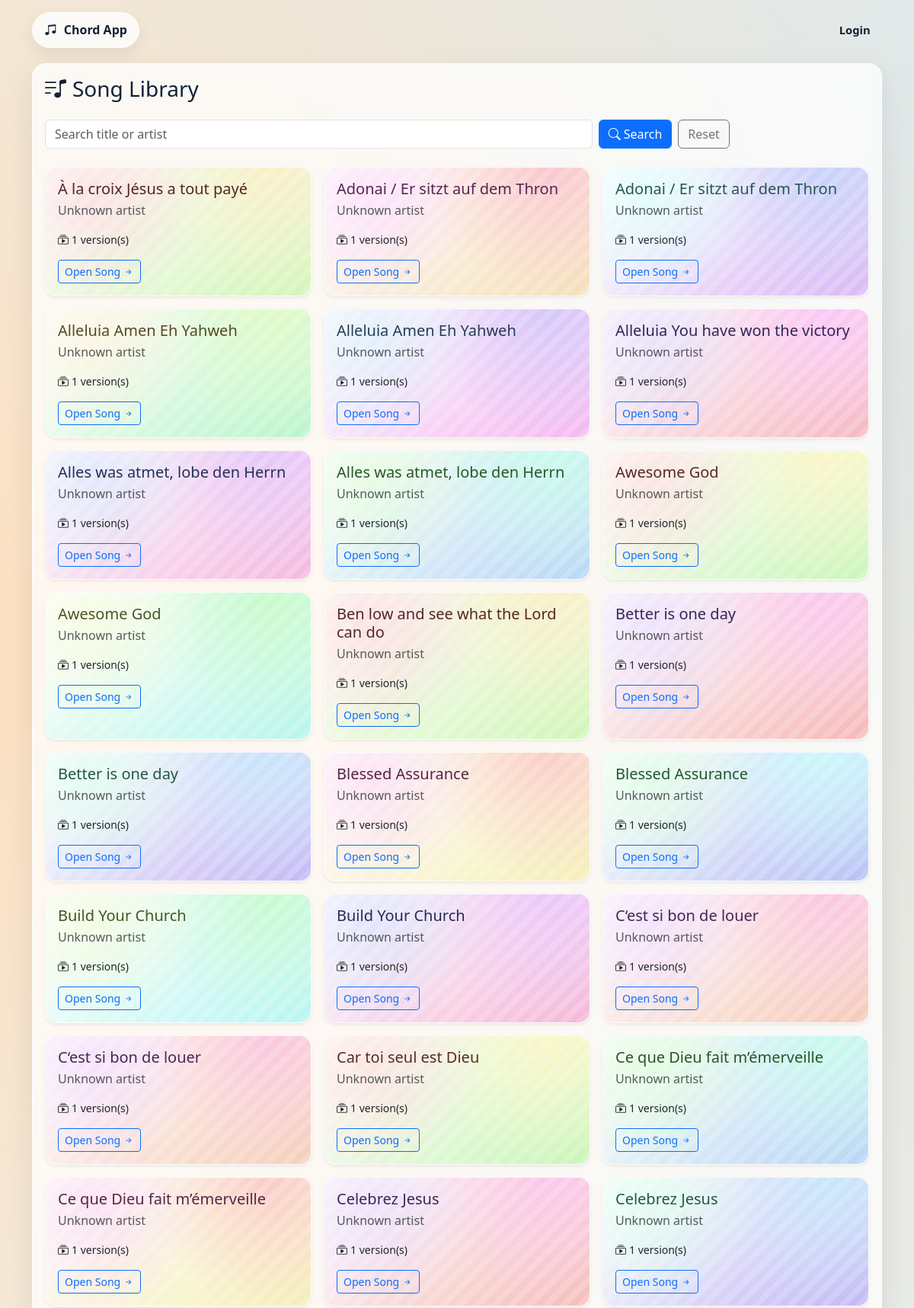
The page / (upper part) on the database its author committed.
### tables this page shows
CREATE TABLE IF NOT EXISTS songs (
    id INT UNSIGNED AUTO_INCREMENT PRIMARY KEY,
    title VARCHAR(255) NOT NULL,
    artist VARCHAR(255) DEFAULT '',
    audio_url VARCHAR(500) DEFAULT '',
    song_key VARCHAR(50) DEFAULT '',
    tuning VARCHAR(100) DEFAULT 'Standard (E A D G B E)',
    difficulty VARCHAR(50) DEFAULT 'Novice',
    rating_value DECIMAL(3,2) DEFAULT 0,
    rating_votes INT UNSIGNED DEFAULT 0,
    created_at TIMESTAMP DEFAULT CURRENT_TIMESTAMP,
    updated_at TIMESTAMP NULL DEFAULT NULL ON UPDATE CURRENT_TIMESTAMP
);

### includes/helpers.php (called while the page is built, shortened)
<?php
function translations(): array
{
    static $map = null;
    if (is_array($map)) {
        return $map;
    }
    $map = require __DIR__ . '/i18n.php';
    return $map;
}
function is_supported_language(string $lang): bool
{
    return isset(SUPPORTED_LANGUAGES[$lang]);
}
function current_language(): string
{
    $lang = $_SESSION['lang'] ?? APP_DEFAULT_LANGUAGE;
    return is_supported_language((string) $lang) ? (string) $lang : APP_DEFAULT_LANGUAGE;
}
function t(string $key, array $replace = []): string
{
    $map = translations();
    $lang = current_language();
    $line = $map[$lang][$key] ?? $map[APP_DEFAULT_LANGUAGE][$key] ?? $key;
    foreach ($replace as $placeholder => $value) {
        $line = str_replace('{' . $placeholder . '}', (string) $value, $line);
    }
    return $line;
}
function e(?string $value): string
{
    return htmlspecialchars((string) $value, ENT_QUOTES, 'UTF-8');
}
function url(string $path = ''): string
{
    return rtrim(BASE_URL, '/') . '/' . ltrim($path, '/');
}
function song_theme_vars(string $seed): string
{
    $hash = hash('sha256', $seed);
    $base = hexdec(substr($hash, 0, 8));
    $h1 = $base % 360;
    $h2 = ($h1 + 48) % 360;
    $h3 = ($h1 + 96) % 360;
    return '--song-a:hsl(' . $h1 . ' 78% 92%);'
        . '--song-b:hsl(' . $h2 . ' 84% 88%);'
        . '--song-c:hsl(' . $h3 . ' 76% 84%);'
        . '--song-ink:hsl(' . $h1 . ' 40% 24%);';
}

### includes/auth.php (called while the page is built, shortened)
<?php
require_once __DIR__ . '/db.php';
require_once __DIR__ . '/helpers.php';
function is_admin_logged_in(): bool
{
    return !empty($_SESSION[ADMIN_SESSION_KEY]);
}
function current_admin(): ?array
{
    if (!is_admin_logged_in()) {
        return null;
    }
    $hasLang = admins_has_language_column();
    $hasUserId = admins_has_user_id_column();
    $sql = 'SELECT id, username'
        . ($hasLang ? ', language' : '')
        . ($hasUserId ? ', user_id' : '')
        . ' FROM admins WHERE id = ? LIMIT 1';
    $stmt = db()->prepare($sql);
    $stmt->execute([$_SESSION[ADMIN_SESSION_KEY]]);
    $admin = $stmt->fetch();
    return $admin ?: null;
}

### includes/user_auth.php (called while the page is built, shortened)
<?php
require_once __DIR__ . '/db.php';
require_once __DIR__ . '/helpers.php';
function is_user_logged_in(): bool
{
    return !empty($_SESSION[USER_SESSION_KEY]);
}

### includes/db.php (called while the page is built, shortened)
<?php
function db(): PDO
{
    $dsn = 'mysql:host=' . DB_HOST . ';port=' . DB_PORT . ';dbname=' . DB_NAME . ';charset=utf8mb4';
    $pdo = new PDO($dsn, DB_USER, DB_PASS, [
        PDO::ATTR_ERRMODE => PDO::ERRMODE_EXCEPTION,
        PDO::ATTR_DEFAULT_FETCH_MODE => PDO::FETCH_ASSOC,
    ]);
    return $pdo;
}

### public/index.php (the view, shortened to what this page needs)
<?php
require_once __DIR__ . '/../includes/user_auth.php';
require_once __DIR__ . '/../includes/auth.php';
$search = trim((string) ($_GET['q'] ?? ''));
$sql = 'SELECT s.id, s.title, s.artist, COUNT(v.id) AS version_count
        FROM songs s
        LEFT JOIN chord_versions v ON v.song_id = s.id
        WHERE (? = "" OR s.title LIKE ? OR s.artist LIKE ?)
        GROUP BY s.id
        ORDER BY s.title ASC';
$like = '%' . $search . '%';
$stmt = db()->prepare($sql);
$stmt->execute([$search, $like, $like]);
$songs = $stmt->fetchAll();
require_once __DIR__ . '/../includes/layout_top.php';
?>
<div class="d-flex align-items-center justify-content-between mb-4">
    <h1 class="h3 mb-0"><i class="bi bi-music-note-list me-2"></i><?= e(t('song_library')) ?></h1>
</div>
<form method="get" class="row g-2 mb-4">
    <div class="col-md-8">
        <input type="text" class="form-control" name="q" placeholder="<?= e(t('search_title_artist')) ?>" value="<?= e($search) ?>">
    </div>
    <div class="col-md-4 d-grid d-md-flex gap-2">
        <button class="btn btn-primary" type="submit"><i class="bi bi-search me-1"></i><?= e(t('search')) ?></button>
        <a class="btn btn-outline-secondary" href="<?= e(url('public/index.php')) ?>"><?= e(t('reset')) ?></a>
    </div>
</form>
<?php if (!$songs): ?>
    <div class="alert alert-info"><?= e(t('no_songs_yet')) ?></div>
<?php else: ?>
    <div class="row g-3">
        <?php foreach ($songs as $song): ?>
            <div class="col-md-6 col-lg-4">
                <div class="card song-card song-theme h-100 border-0 shadow-sm" style="<?= e(song_theme_vars((string) $song['id'] . '|' . (string) $song['title'])) ?>">
                    <div class="card-body">
                        <h2 class="h5 mb-1"><?= e($song['title']) ?></h2>
                        <p class="text-muted mb-3"><?= e($song['artist'] ?: t('unknown_artist')) ?></p>
                        <p class="small mb-3"><i class="bi bi-collection-play me-1"></i><?= e(t('version_count', ['count' => (string) ((int) $song['version_count'])])) ?></p>
                        <a class="btn btn-sm btn-outline-primary" href="<?= e(url('public/song.php?id=' . (int) $song['id'])) ?>">
                            <?= e(t('open_song')) ?> <i class="bi bi-arrow-right-short"></i>
                        </a>
                    </div>
                </div>
            </div>
        <?php endforeach; ?>
    </div>
<?php endif; ?>
<?php require_once __DIR__ . '/../includes/layout_bottom.php'; ?>

### includes/layout_top.php (shortened to what this page needs)
<?php
require_once __DIR__ . '/helpers.php';
require_once __DIR__ . '/auth.php';
require_once __DIR__ . '/user_auth.php';
$admin = current_admin();
$isAdminLoggedIn = $admin !== null;
$isUserLoggedIn = is_user_logged_in();
$path = (string) ($_SERVER['SCRIPT_NAME'] ?? '');
function nav_active(string $needle, string $path): string
{
    return str_contains($path, $needle) ? 'is-active' : '';
}
?>
<!doctype html>
<html lang="<?= e(current_language()) ?>">
<head>
    <link href="https://cdn.jsdelivr.net/npm/bootstrap@5.3.3/dist/css/bootstrap.min.css" rel="stylesheet">
    <link href="https://cdn.jsdelivr.net/npm/bootstrap-icons@1.11.3/font/bootstrap-icons.min.css" rel="stylesheet">
    <link href="<?= e(url('public/assets/css/app.css')) ?>" rel="stylesheet">
</head>
<body>
<header class="top-shell">
    <div class="container top-shell-inner">
        <a class="brand-pill" href="<?= e(url($isAdminLoggedIn ? 'admin/dashboard.php' : ($isUserLoggedIn ? 'public/index.php' : 'public/index.php'))) ?>">
            <i class="bi bi-music-note-beamed"></i>
            <span><?= e(APP_NAME) ?></span>
        </a>
        <nav class="desktop-nav">
            <?php if ($isAdminLoggedIn): ?>
                <a class="nav-pill <?= nav_active('/admin/dashboard.php', $path) ?>" href="<?= e(url('admin/dashboard.php')) ?>"><?= e(t('dashboard')) ?></a>
                <a class="nav-pill <?= nav_active('/admin/songs.php', $path) ?>" href="<?= e(url('admin/songs.php')) ?>"><?= e(t('manage_songs')) ?></a>
                <a class="nav-pill <?= nav_active('/admin/users.php', $path) ?>" href="<?= e(url('admin/users.php')) ?>"><?= e(t('manage_users')) ?></a>
                <a class="nav-pill <?= nav_active('/admin/profile.php', $path) ?>" href="<?= e(url('admin/profile.php')) ?>"><?= e(t('profile')) ?></a>
                <a class="nav-pill" href="<?= e(url('admin/logout.php')) ?>"><?= e(t('logout')) ?></a>
            <?php else: ?>
                <?php if (!str_contains($path, '/public/index.php')): ?>
                    <a class="nav-pill <?= nav_active('/public/login.php', $path) ?>" href="<?= e(url('public/login.php')) ?>"><?= e(t('login')) ?></a>
                <?php endif; ?>
            <?php endif; ?>
        </nav>
    </div>
</header>
<main class="py-4 main-shell">
    <div class="container">
        <div class="app-panel">

### includes/layout_bottom.php (shortened to what this page needs)
        </div>
    </div>
</main>
</body>
</html>

### public/assets/css/app.css (style rules this page uses)
:root { --bg-top: #fff2e0; --bg-bottom: #d9f1ff; --panel: #ffffff; --ink: #122136; --muted: #5f6b7d; --line: #d8e1ec; --accent: #f05d23; --accent-2: #0f80f7; }
body { min-height: 100vh; color: var(--ink); overflow-x: hidden; background: radial-gradient(circle at 15% 15%, #ffe0be 0%, transparent 35%), radial-gradient(circle at 85% 10%, #cae9ff 0%, transparent 38%), linear-gradient(160deg, var(--bg-top), var(--bg-bottom)); }
.top-shell { padding: 1rem 0; }
.top-shell-inner { display: flex; align-items: center; justify-content: space-between; gap: 1rem; }
.brand-pill { text-decoration: none; color: var(--ink); font-weight: 700; display: inline-flex; align-items: center; gap: 0.6rem; padding: 0.65rem 0.95rem; border-radius: 999px; background: rgba(255, 255, 255, 0.8); border: 1px solid #ffffff; box-shadow: 0 8px 22px rgba(18, 33, 54, 0.08); }
.desktop-nav { display: flex; align-items: center; gap: 0.55rem; }
.nav-pill { text-decoration: none; color: var(--ink); font-size: 0.92rem; font-weight: 600; padding: 0.52rem 0.9rem; border-radius: 999px; border: 1px solid transparent; transition: all 0.15s ease; }
.main-shell { padding-top: 0.25rem !important; padding-bottom: calc(6.5rem + env(safe-area-inset-bottom, 0px)) !important; }
.app-panel { background: rgba(255, 255, 255, 0.74); backdrop-filter: blur(8px); border: 1px solid #ffffff; border-radius: 1.1rem; padding: 1rem; box-shadow: 0 14px 36px rgba(18, 33, 54, 0.09); }
.song-card { border-radius: 0.95rem; transition: transform 0.15s ease, box-shadow 0.15s ease; }
.song-theme { position: relative; overflow: hidden; border: 1px solid rgba(255, 255, 255, 0.85) !important; background: radial-gradient(circle at 15% 20%, var(--song-a, #f7e9df) 0%, transparent 48%), radial-gradient(circle at 85% 0%, var(--song-b, #dcecff) 0%, transparent 50%), linear-gradient(145deg, #fff, var(--song-c, #f6f8ff)); }
.song-theme::after { content: ""; position: absolute; inset: 0; pointer-events: none; background: linear-gradient(120deg, rgba(255, 255, 255, 0.45), transparent 35%), repeating-linear-gradient(135deg, rgba(255, 255, 255, 0.18) 0 8px, rgba(255, 255, 255, 0) 8px 16px); }
.song-theme .card-body { position: relative; z-index: 1; }
.song-theme h2 { color: var(--song-ink, var(--ink)); }

### rows shown on the page
songs: title "À la croix Jésus a tout payé", artist "Unknown artist", version_count "1 version(s)"
songs: title "Adonai / Er sitzt auf dem Thron", artist "Unknown artist", version_count "1 version(s)"
songs: title "Adonai / Er sitzt auf dem Thron", artist "Unknown artist", version_count "1 version(s)"
songs: title "Alleluia Amen Eh Yahweh", artist "Unknown artist", version_count "1 version(s)"
songs: title "Alleluia Amen Eh Yahweh", artist "Unknown artist", version_count "1 version(s)"
songs: title "Alleluia You have won the victory", artist "Unknown artist", version_count "1 version(s)"
songs: title "Alles was atmet, lobe den Herrn", artist "Unknown artist", version_count "1 version(s)"
songs: title "Alles was atmet, lobe den Herrn", artist "Unknown artist", version_count "1 version(s)"
songs: title "Awesome God", artist "Unknown artist", version_count "1 version(s)"
songs: title "Awesome God", artist "Unknown artist", version_count "1 version(s)"
songs: title "Ben low and see what the Lord can do", artist "Unknown artist", version_count "1 version(s)"
songs: title "Better is one day", artist "Unknown artist", version_count "1 version(s)"
songs: title "Better is one day", artist "Unknown artist", version_count "1 version(s)"
songs: title "Blessed Assurance", artist "Unknown artist", version_count "1 version(s)"
songs: title "Blessed Assurance", artist "Unknown artist", version_count "1 version(s)"
songs: title "Build Your Church", artist "Unknown artist", version_count "1 version(s)"
songs: title "Build Your Church", artist "Unknown artist", version_count "1 version(s)"
songs: title "C‘est si bon de louer", artist "Unknown artist", version_count "1 version(s)"
songs: title "C‘est si bon de louer", artist "Unknown artist", version_count "1 version(s)"
songs: title "Car toi seul est Dieu", artist "Unknown artist", version_count "1 version(s)"
songs: title "Ce que Dieu fait m’émerveille", artist "Unknown artist", version_count "1 version(s)"
songs: title "Ce que Dieu fait m’émerveille", artist "Unknown artist", version_count "1 version(s)"
songs: title "Celebrez Jesus", artist "Unknown artist", version_count "1 version(s)"
songs: title "Celebrez Jesus", artist "Unknown artist", version_count "1 version(s)"

### other values the page prints
APP_NAME "Chord App"
t('login') "Login"
t('song_library') "Song Library"
t('search') "Search"
t('reset') "Reset"
